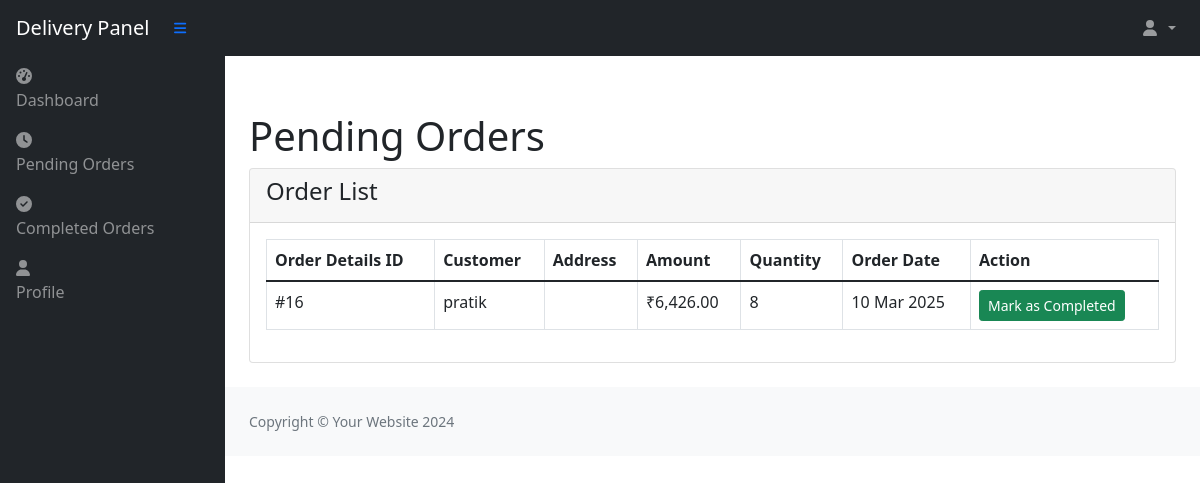
/pending-orders.php (signed in), run on the app's committed database.
### tables this page shows
CREATE TABLE `order_details` (
  `order_details_id` int(11) NOT NULL,
  `p_price` float NOT NULL,
  `quantity` int(11) NOT NULL,
  `order_date` date NOT NULL DEFAULT current_timestamp(),
  `delivery_person_id` int(11) DEFAULT NULL
);

### pending-orders.php (the view, shortened to what this page needs)
<?php
include('../config/dbcon.php');
include('includes/header.php');
$delivery_id = $_SESSION['delivery_id'];
?>
<div class="container-fluid px-4">
    <h1 class="mt-4">Pending Orders</h1>
    <div class="card mb-4">
        <div class="card-header">
            <h4>Order List</h4>
        </div>
        <div class="card-body">
            <table class="table table-bordered">
                <thead>
                    <tr>
                        <th>Order Details ID</th>
                        <th>Customer</th>
                        <th>Address</th>
                        <th>Amount</th>
                        <th>Quantity</th>
                        <th>Order Date</th>
                        <th>Action</th>
                    </tr>
                </thead>
                <tbody>
                    <?php
                    $sql = "SELECT DISTINCT od.order_details_id, o.order_date, c.C_name, c.Address,
                           od.quantity, od.p_price as order_amount, o.order_status
                           FROM order_details od
                           JOIN `order` o ON o.order_details_id = od.order_details_id
                           JOIN customer c ON o.cid = c.Cid
                           WHERE od.delivery_person_id = '$delivery_id'
                           AND o.order_status = 'Pending'
                           GROUP BY od.order_details_id
                           ORDER BY o.order_date DESC";
                    $result = mysqli_query($con, $sql);
                    if(mysqli_num_rows($result) > 0) {
                        while($row = mysqli_fetch_assoc($result)) {
                            ?>
                            <tr>
                                <td>#<?= $row['order_details_id'] ?></td>
                                <td><?= $row['C_name'] ?></td>
                                <td><?= $row['Address'] ?></td>
                                <td>₹<?= number_format($row['order_amount'], 2) ?></td>
                                <td><?= $row['quantity'] ?></td>
                                <td><?= date('d M Y', strtotime($row['order_date'])) ?></td>
                                <td>
                                    <form action="update_order.php" method="POST">
                                        <button type="submit" name="mark_completed" class="btn btn-success btn-sm">
                                            Mark as Completed
                                        </button>
                                    </form>
                                </td>
                            </tr>
                            <?php
                        }
                    } else {
                        ?>
                        <tr>
                            <td colspan="7" class="text-center">No Pending Orders Found</td>
                        </tr>
                        <?php
                    }
                    ?>
                </tbody>
            </table>
        </div>
    </div>
</div>
<?php include('includes/footer.php'); ?>

### assets/css/styles.css (style rules this page uses)
.sb-nav-fixed { padding-top: 0; }

### data on the page
order_details: order_details_id "16", C_name "pratik", p_price "6,426.00", quantity "8", order_date "10 Mar 2025"
